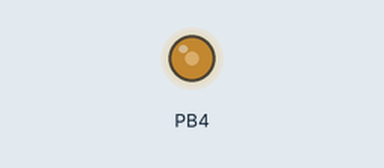
This sketch was run on a simulated ATtiny85, built with avr-gcc and run on an emulated ATtiny85. Shown: output pins drawn as LEDs (lit = HIGH).

Above: at 0.1 s.
Timing chart, 0 to 1.6 s (numbered marks = the images above):
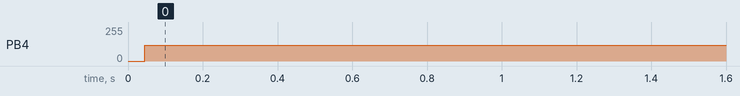

Measured:
- by itself, PB4: 0/255 → 119/255 at 0.05 s

The sketch:

Tone.ino
```cpp
#define F_CPU 8000000UL
#include <util/delay.h>
#include <avr/sleep.h>
#include <avr/io.h>
#include <avr/pgmspace.h>

//const unsigned char sine_table[] PROGMEM = {128,131,134,137,140,143,146,149,152,156,159,162,165,168,171,174,176,179,182,185,188,191,193,196,199,201,204,206,209,211,213,216,218,220,222,224,226,228,230,232,234,236,237,239,240,242,243,245,246,247,248,249,250,251,252,252,253,254,254,255,255,255,255,255,256,255,255,255,255,255,254,254,253,252,252,251,250,249,248,247,246,245,243,242,240,239,237,236,234,232,230,228,226,224,222,220,218,216,213,211,209,206,204,201,199,196,193,191,188,185,182,179,176,174,171,168,165,162,159,156,152,149,146,143,140,137,134,131,128,124,121,118,115,112,109,106,103,99,96,93,90,87,84,81,79,76,73,70,67,64,62,59,56,54,51,49,46,44,42,39,37,35,33,31,29,27,25,23,21,19,18,16,15,13,12,10,9,8,7,6,5,4,3,3,2,1,1,0,0,0,0,0,0,0,0,0,0,0,1,1,2,3,3,4,5,6,7,8,9,10,12,13,15,16,18,19,21,23,25,27,29,31,33,35,37,39,42,44,46,49,51,54,56,59,62,64,67,70,73,76,79,81,84,87,90,93,96,99,103,106,109,112,115,118,121,124};
//const unsigned char short_wave[] PROGMEM = //{128,147,167,185,202,217,231,241,249,254,255,254,250,242,232,220,205,188,170,150,130,111,91,72,55,40,26,15,7,2,0,0,4,11,21,33,48,65,83,102,122,141,161,180,197,213,227,238,247,253,255,255,251,245,236,224,209,193,175,156,136,117,97,78};
const unsigned char short_wave2[] PROGMEM = {0,32,64,96,128,160,192,224};

void delayms(int ms) {
	for (int i = 0; i < ms; ++i) {
		_delay_ms(0.1);
	}
}

int main() {
	(ADCSRA &= ~(1<<ADEN)); //disable adc
	PLLCSR |= (1<<PLLE); //enable PLL
	PLLCSR |= (1<<PCKE);
	TCCR1 = 0<<PWM1A | 0<<COM1A0 | 1<<CS10;
	GTCCR = 1<<PWM1B | 1<<COM1B1;
	DDRB |= (1<<PB4);
	/*
	for (int i = 10; i > 0; --i) {
		int max = 1000/i;
		for (int j = 0; j<max; ++j) {
			PORTB ^= (1<<PB4);
			delayms(i);
		}
	}
	*/
	while (1) {
		for (int i = 0; i < 65535; ++i) {
			OCR1B=(i<<4)%256;//short_wave2[i%8];
			_delay_us(125);
		}
	}
	sleep_enable();
	sleep_cpu();
}
```
